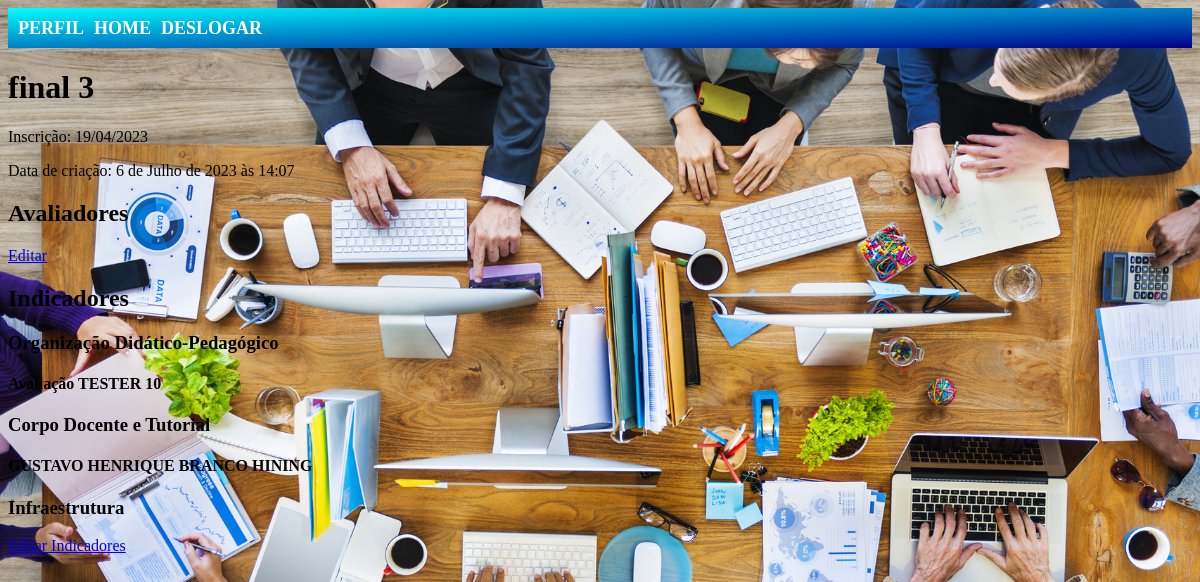
/avaliacoes/detalhes_avaliacao/27/ (signed in), run on an earlier commit of the app's database.
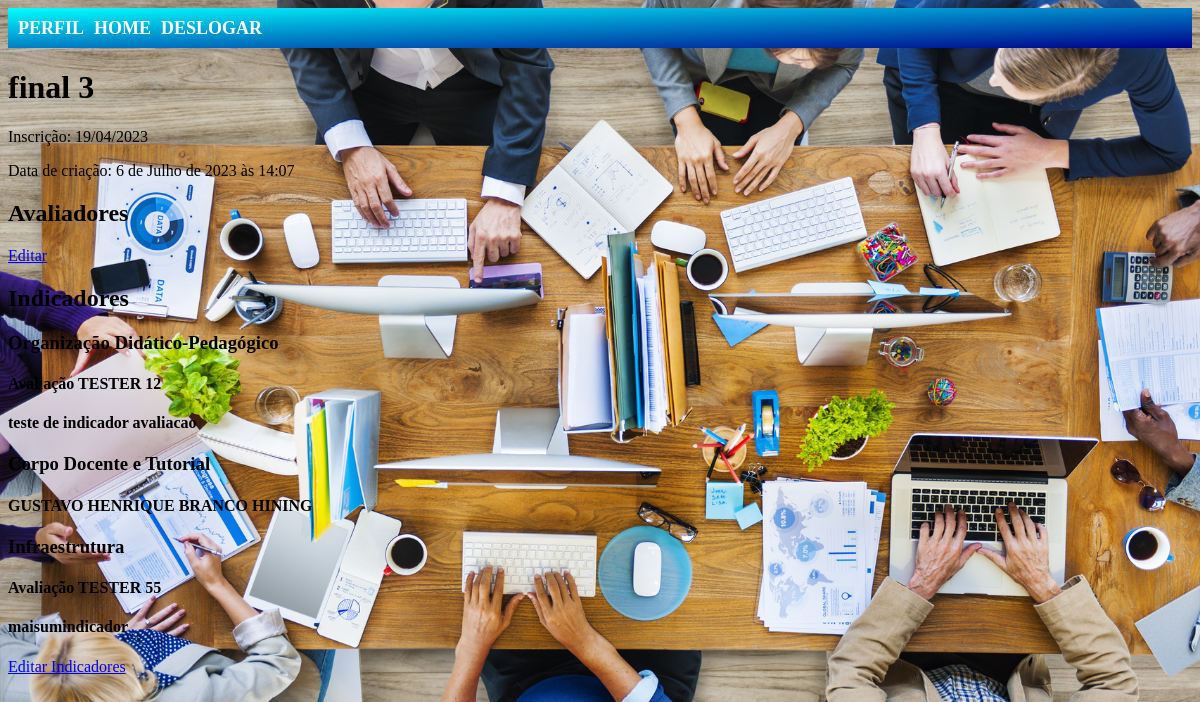
And on a later commit of the database.
### avaliacoes/models.py (models this page shows, shortened)
class Indicador(models.Model):
    DIMENSOES = (
        ('Organização Didático-Pedagógico', 'Organização Didático-Pedagógico'),
        ('Corpo Docente e Tutorial', 'Corpo Docente e Tutorial'),
        ('Infraestrutura', 'Infraestrutura'),
    )
    nome = models.CharField(max_length=255)
    dimensao = models.CharField(max_length=255, choices=DIMENSOES)
    avaliacao = models.ForeignKey(Avaliacao, on_delete=models.CASCADE, related_name='indicadores')

### avaliacoes/views.py (the view)
# urls.py: path('detalhes_avaliacao/<int:avaliacao_id>/', views.detalhes_avaliacao, name='detalhes_avaliacao'),
@login_required
def detalhes_avaliacao(request, avaliacao_id, avaliador_id=None):
    avaliacao = get_object_or_404(Avaliacao, id=avaliacao_id)
    if request.user.user_type == 'distribuidor' and request.user != avaliacao.distribuidor:
        messages.error(request, 'Você não tem permissão para ver os detalhes desta avaliação.')
        return redirect('avaliacoes:home')
    if request.user.user_type == 'avaliador' and request.user not in avaliacao.avaliadores.all():
        messages.error(request, 'Você não tem permissão para ver os detalhes desta avaliação.')
        return redirect('avaliacoes:home')
    avaliador_selecionado = None
    if request.user.user_type == 'distribuidor' and avaliador_id:
        avaliador_selecionado = get_object_or_404(CustomUser, id=avaliador_id, user_type='avaliador', avaliacoes=avaliacao)
    indicadores_por_dimensao = {}
    for dimensao in Indicador.DIMENSOES:
        indicadores_por_dimensao[dimensao[0]] = Indicador.objects.filter(avaliacao=avaliacao, dimensao=dimensao[0])
    arquivos_por_indicador = {}
    if avaliador_selecionado:
        arquivos_por_indicador = ArquivoIndicador.objects.filter(indicador__avaliacao=avaliacao, avaliador=avaliador_selecionado).select_related('indicador')
    capa_enviada = None
    if request.user.user_type == 'avaliador':
        capa_enviada = CapaAvaliacao.objects.filter(avaliacao=avaliacao, avaliador=request.user).first()
    if request.user.user_type == 'distribuidor':
        template_name = 'avaliacoes/distribuidor_detalhes_avaliacao.html'
    else:
        template_name = 'avaliacoes/avaliador_detalhes_avaliacao.html'
    return render(request, template_name, {
        'avaliacao': avaliacao,
        'indicadores_por_dimensao': indicadores_por_dimensao,
        'avaliador_selecionado': avaliador_selecionado,
        'arquivos_por_indicador': arquivos_por_indicador,
        'capa_enviada': capa_enviada,
    })

### templates/avaliacoes/distribuidor_detalhes_avaliacao.html (shortened to what this page needs)
{% extends 'base.html' %}
{% block content %}
<h1>{{ avaliacao.nome }}</h1>
<p>Inscrição: {{ avaliacao.inscricao }}</p>
<p>Data de criação: {{ avaliacao.data_criacao }}</p>
<h2>Avaliadores</h2>
<p><a href="{% url 'avaliacoes:editar_avaliacao' avaliacao.id %}">Editar</a></p>
<h2>Indicadores</h2>
{% for dimensao, indicadores in indicadores_por_dimensao.items %}
    <h3>{{ dimensao }}</h3>
    {% for indicador in indicadores %}
        <h4>{{ indicador.nome }}</h4>
    {% endfor %}
{% endfor %}
<p><a href="{% url 'avaliacoes:criar_indicador' avaliacao.id %}">Editar Indicadores</a></p>
{% endblock %}

What changed in the data, as far as the page shows it:
changed Indicador: nome "Avaliação TESTER 10" → "Avaliação TESTER 12"
added Indicador: nome "teste de indicador avaliacao", shown under "Organização Didático-Pedagógico"
added Indicador: nome "Avaliação TESTER 55", shown under "Infraestrutura"
added Indicador: nome "maisumindicador", shown under "Infraestrutura"
